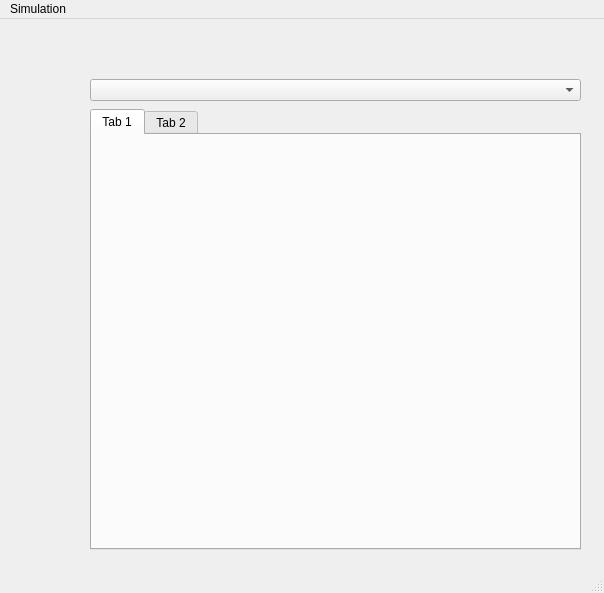
<ui version="4.0" >
 <class>MainWindow</class>
 <widget class="QMainWindow" name="MainWindow" >
  <property name="geometry" >
   <rect>
    <x>0</x>
    <y>0</y>
    <width>604</width>
    <height>593</height>
   </rect>
  </property>
  <property name="windowTitle" >
   <string>MainWindow</string>
  </property>
  <widget class="QWidget" name="centralwidget" >
   <widget class="QTabWidget" name="_program" >
    <property name="geometry" >
     <rect>
      <x>90</x>
      <y>90</y>
      <width>491</width>
      <height>441</height>
     </rect>
    </property>
    <property name="currentIndex" >
     <number>0</number>
    </property>
    <widget class="QWidget" name="tab" >
     <attribute name="title" >
      <string>Tab 1</string>
     </attribute>
    </widget>
    <widget class="QWidget" name="tab_2" >
     <attribute name="title" >
      <string>Tab 2</string>
     </attribute>
    </widget>
   </widget>
   <widget class="QComboBox" name="comboBox" >
    <property name="geometry" >
     <rect>
      <x>90</x>
      <y>60</y>
      <width>491</width>
      <height>22</height>
     </rect>
    </property>
   </widget>
  </widget>
  <widget class="QMenuBar" name="menubar" >
   <property name="geometry" >
    <rect>
     <x>0</x>
     <y>0</y>
     <width>604</width>
     <height>19</height>
    </rect>
   </property>
   <widget class="QMenu" name="menuSimulation" >
    <property name="title" >
     <string>Simulation</string>
    </property>
    <widget class="QMenu" name="menuRun_Settings" >
     <property name="title" >
      <string>Run Settings</string>
     </property>
     <addaction name="actionUpdate_View" />
     <addaction name="actionSimulation_Speed" />
    </widget>
    <addaction name="actionRun_program" />
    <addaction name="actionStop_Program" />
    <addaction name="actionContinue_Program" />
    <addaction name="actionAbort_Program" />
    <addaction name="separator" />
    <addaction name="menuRun_Settings" />
   </widget>
   <addaction name="menuSimulation" />
  </widget>
  <widget class="QStatusBar" name="statusbar" />
  <action name="actionRun_program" >
   <property name="text" >
    <string>Run program</string>
   </property>
  </action>
  <action name="actionStop_Program" >
   <property name="text" >
    <string>Stop Program</string>
   </property>
  </action>
  <action name="actionContinue_Program" >
   <property name="text" >
    <string>Continue Program</string>
   </property>
  </action>
  <action name="actionAbort_Program" >
   <property name="text" >
    <string>Abort Program</string>
   </property>
  </action>
  <action name="actionUpdate_View" >
   <property name="text" >
    <string>Update View</string>
   </property>
  </action>
  <action name="actionSimulation_Speed" >
   <property name="text" >
    <string>Simulation Speed</string>
   </property>
  </action>
 </widget>
 <resources/>
 <connections/>
</ui>
